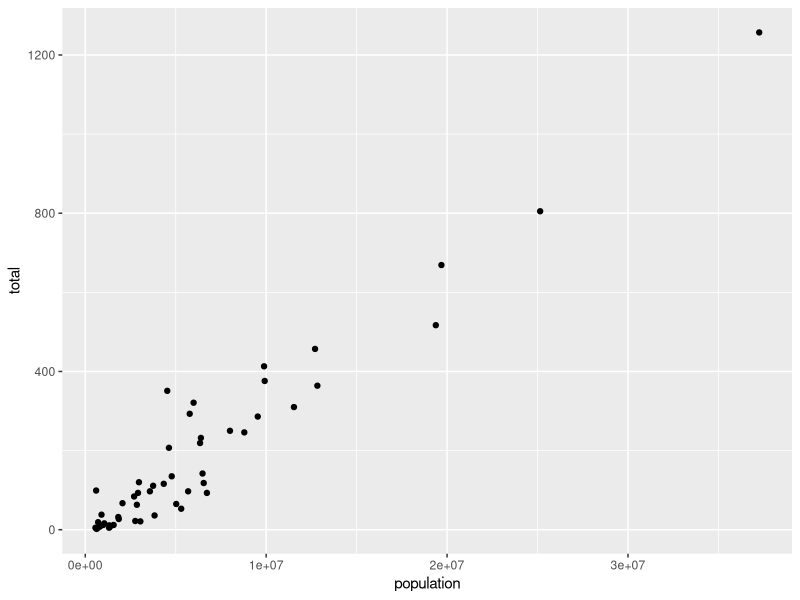
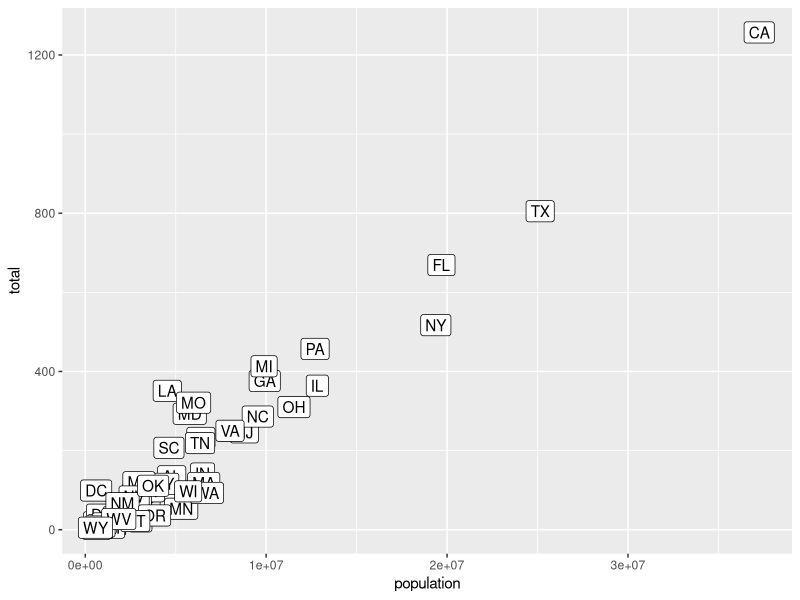
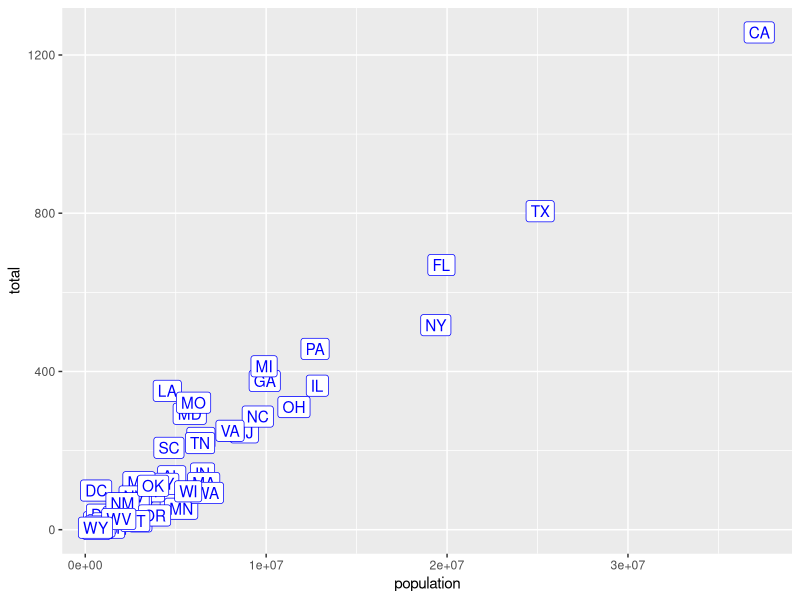

These figures' R source, in order:
#loading ggplot and murders & heights datasets
library(dplyr)
library(ggplot2)
library(dslabs)
data(heights)
data(murders)
p <- ggplot(murders)

#or, if we load dplyr, we can use the pipe:
p <- murders %>% ggplot()
class(p)

#create a scatter plot
murders %>% ggplot(aes(x = population, y = total )) + geom_point()

#add labels abb to the points on a plot.
murders %>% ggplot(aes(population, total, label=abb) ) + geom_label()
 
#Rewrite the code above to make the labels blue
murders %>% ggplot(aes(population, total,label= abb)) + geom_label(color="blue")
